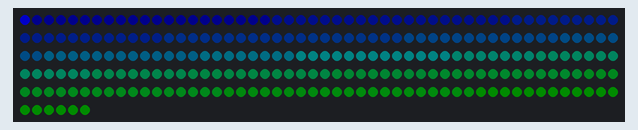
The program below on a simulated Raspberry Pi Pico running MicroPython. Parts: 256 RGB LEDs in strip order, left to right, continuing on the next row. Dim RGB values are drawn brighter than linear; what the program prints to the serial console is not drawn.

Above: at 1.18 s.

The program:

neo.py
```python
# Example using PIO to drive a set of WS2812 LEDs.

import array, time
from machine import Pin
import rp2

# Configure the number of WS2812 LEDs.
NUM_LEDS = 256


@rp2.asm_pio(sideset_init=rp2.PIO.OUT_LOW, out_shiftdir=rp2.PIO.SHIFT_LEFT, autopull=True, pull_thresh=24)
def ws2812():
    T1 = 2
    T2 = 5
    T3 = 3
    wrap_target()
    label("bitloop")
    out(x, 1)               .side(0)    [T3 - 1]
    jmp(not_x, "do_zero")   .side(1)    [T1 - 1]
    jmp("bitloop")          .side(1)    [T2 - 1]
    label("do_zero")
    nop()                   .side(0)    [T2 - 1]
    wrap()

print("Creating state machine")

# Create the StateMachine with the ws2812 program, outputting on Pin(22).
sm = rp2.StateMachine(0, ws2812, freq=8_000_000, sideset_base=Pin(22))

# Start the StateMachine, it will wait for data on its FIFO.
sm.active(1)

# Display a pattern on the LEDs via an array of LED RGB values.
ar = array.array("I", [0 for _ in range(NUM_LEDS)])

ar[0] = 0x9f000000 # Green
ar[1] = 0x009f0000 # Red
ar[2] = 0x00009f00 # Blue
ar[3] = 0x9f9f0000 # Yellow
ar[4] = 0x009f9f00 # Magenta
ar[5] = 0x9f009f00 # Cyan
ar[6] = 0x00202000 # Dim magenta
print(ar)
sm.put(ar)
time.sleep_ms(1000)

# Cycle colours.
while True:
    for i in range(4 * NUM_LEDS):
        for j in range(NUM_LEDS):
            r = j * 100 // (NUM_LEDS - 1)
            b = 100 - j * 100 // (NUM_LEDS - 1)
            if j != i % NUM_LEDS:
                r >>= 3
                b >>= 3
            ar[j] = r << 16 | b
        print(f"Bright {i}")
        sm.put(ar, 8)  # Shift left by 8 bits so the value is taken from bytes 2..0 not 3..1
        time.sleep_ms(5)

    # Fade out.
    for i in range(24):
        for j in range(NUM_LEDS):
            ar[j] = 1 << i
        print(f"Flash {i}")
        sm.put(ar, 8)
        time.sleep_ms(5)
```
